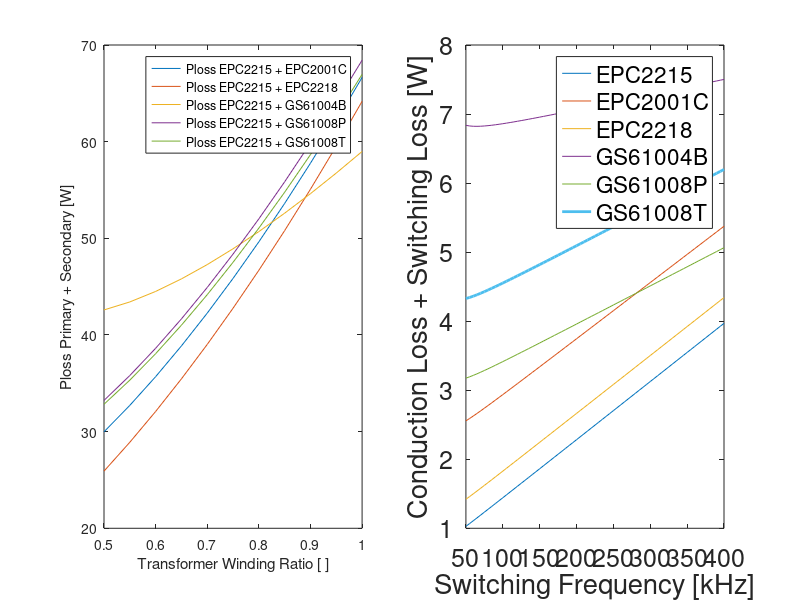
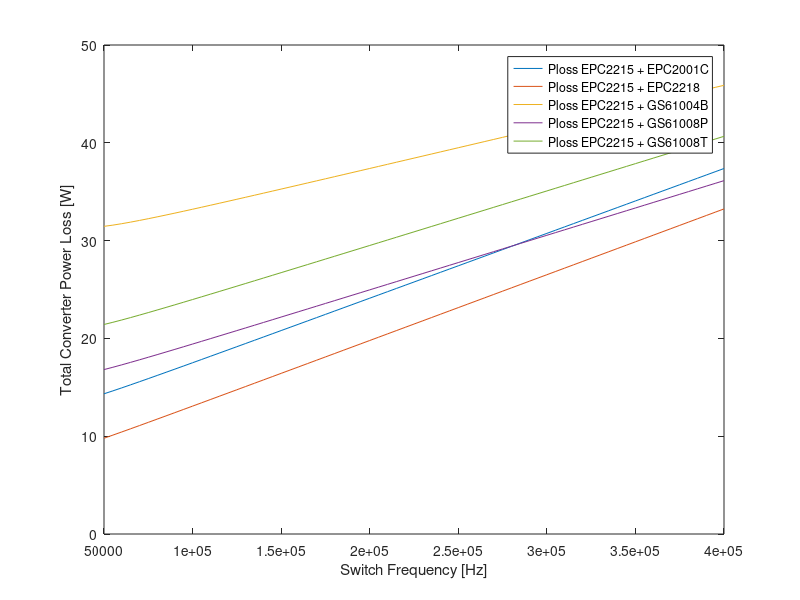
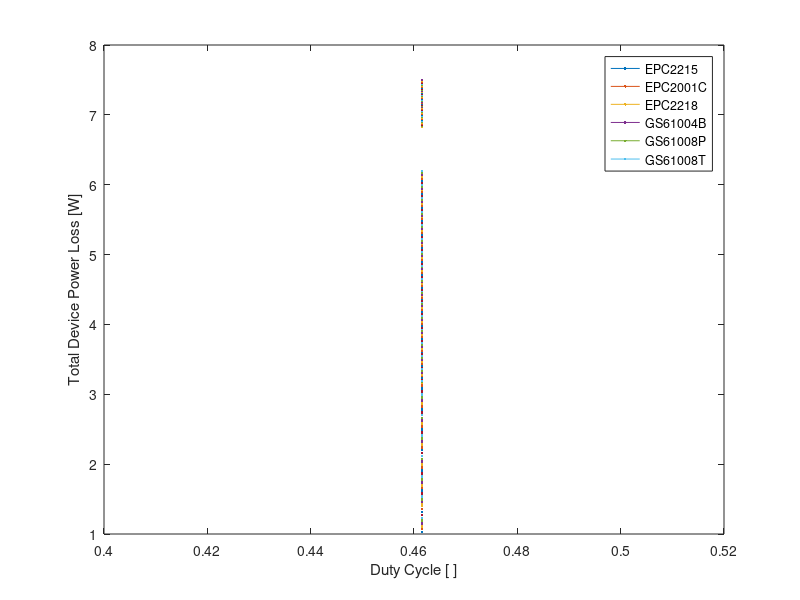

Recreate these plots in MATLAB, in order.
%% 

clc,clear,close all

%%%%%%%%%%%%%%%%%%%%%%%%%%%%%%%%%%%%%%%%%%%%%%%%%%%%%%%%%%%%%%
% Determine Optimal Transformer Winding Ratio and Duty Cycle
%%%%%%%%%%%%%%%%%%%%%%%%%%%%%%%%%%%%%%%%%%%%%%%%%%%%%%%%%%%%%%

Vin = 130; Vo = 60; Io = 25; Po = Vo*Io; Iin = Po/Vin; 
L = 50e-6;
fs = 200e3;
Ts = 1/fs;

n = [0.5:0.05:1];
d = Vo./(Vin*2.*n);

deltaI_L = (n.*Vin-Vo).*1./L.*d.*Ts;
Ilmax = Io+deltaI_L./2;
Ilmin = Io-deltaI_L./2;
Iswmax = Ilmax.*n; Iswmin=Ilmin.*n;

% Primary
    u_1 = 1/3.*(Iswmin.^2+Iswmin.*Iswmax+Iswmax.^2);
    IpriRMS = sqrt(d.*u_1);
    
    I_D_turnon      = n.*Ilmin;
    I_D_turnoff     = n.*Ilmax;
    V_DS_turnon     = Vin/2;
    V_DS_turnoff    = Vin/2;
    V_DS            = Vin/2;

    V_GS = 5;
    R_gext = 4;
    
    % EPC2215
    %Q_Gtot  = 13.6e-9;  % typ: 13.6e-9 | max: 17.7e-9
    R_DSon  = 8e-3;     % typ: 6e-3 | max: 8e-3
    C_GD = 105.65e-12;
    V_TH = 1.1; % 2.5;
    C_iss_VDS = 1356e-12; % max: 1790e-12;
    R_g  = 0.4;
    R_G = R_g + R_gext;
    Q_GD = 2.1e-9;
    V_gp = 2.1;

    t_ir = R_G * C_iss_VDS*log((V_GS-V_TH)/(V_GS-V_gp));
    t_vf = R_G * C_GD * V_DS/(V_GS-V_gp);
    t_vr = R_G * C_GD * V_DS/V_gp;
    t_if = R_G * C_iss_VDS*log(V_gp/V_TH);
    P_sw_EPC2215  = 0.5*V_DS.*I_D_turnon*(t_ir+t_vf).*fs + 0.5*V_DS.*I_D_turnoff*(t_if+t_vr).*fs;
    P_con_EPC2215 = R_DSon * IpriRMS.^2;

    P_tot_EPC2215 = P_con_EPC2215 + P_sw_EPC2215;


% Secondary
    u_2 = 1/3.*(Ilmin.^2+Ilmin.*Ilmax+Ilmax.^2); %on time: d
    u_3 = 1/3.*((Ilmax/2).^2+(Ilmax/2).*(Ilmin/2)+(Ilmin/2).^2);
    IsecRMS = sqrt(u_2.*d+u_3.*(0.5-d)+u_3.*(0.5-d));

    I_D_turnon      = Ilmin/2;
    I_D_turnoff     = Ilmax/2;
    V_DS_turnon     = n.*Vin;
    V_DS_turnoff    = n.*Vin;
    V_DS            = n.*Vin;
    
    V_GS = 5;
    R_gext = 4;
    
    % EPC2001C
    %Q_Gtot  = 7.5e-9;   % typ: 7.5e-9 | max: 9e-9
    R_DSon  = 7e-3;     % typ: 5.6e-3 | max: 7e-3 
    C_GD = 0.1161e-9;
    V_TH = 1.4; % 2.5;
    C_iss_VDS = 770e-12;
    R_g  = 0.3;
    R_G = R_g + R_gext;
    Q_GD = 1.2e-9; % 2e-9;
    V_gp = 2.35;

    t_ir = R_G * C_iss_VDS*log((V_GS-V_TH)/(V_GS-V_gp));
    t_vf = R_G * C_GD * V_DS/(V_GS-V_gp);
    t_vr = R_G * C_GD * V_DS/V_gp;
    t_if = R_G .* C_iss_VDS.*log(V_gp/V_TH);
    P_sw_EPC2001C    = 0.5.*V_DS.*I_D_turnon.*(t_ir+t_vf).*fs + 0.5.*V_DS.*I_D_turnoff.*(t_if+t_vr).*fs;
    P_con_EPC2001C   = R_DSon * IsecRMS.^2;

    P_tot_EPC2001C   = P_con_EPC2001C + P_sw_EPC2001C;
    
    % EPC2218
    %Q_Gtot  = 10.5e-9;  % typ: 10.5e-9 | max: 13.6e-9
    R_DSon  = 3.2e-3;   % typ: 2.4e-3  | max: 3.2e-3
    C_GD = 108.27e-12;
    V_TH = 1.1; % 2.5;
    C_iss_VDS = 1189e-12; 
    R_g  = 0.4;
    R_G = R_g + R_gext;
    Q_GD = 1.5e-9;
    V_gp = 2;

    t_ir = R_G * C_iss_VDS*log((V_GS-V_TH)/(V_GS-V_gp));
    t_vf = R_G * C_GD * V_DS/(V_GS-V_gp);
    t_vr = R_G * C_GD * V_DS/V_gp;
    t_if = R_G * C_iss_VDS*log(V_gp/V_TH);
    P_sw_EPC2218    = 0.5.*V_DS.*I_D_turnon.*(t_ir+t_vf).*fs + 0.5.*V_DS.*I_D_turnoff.*(t_if+t_vr).*fs;
    P_con_EPC2218   = R_DSon * IsecRMS.^2;

    P_tot_EPC2218   = P_con_EPC2218 + P_sw_EPC2218;

    % GaN Systems: GS61004B
    %Q_Gtot  = 3.3e-9;   % typ: 3.3e-9 | max: ?
    R_DSon  = 22e-3;    % typ: 16e-3  | max: 22e-3
    C_GD = 33.67e-12;
    V_TH = 1.7; % 2.6;
    C_iss_VDS = 260e-12;
    R_g  = 0.9;
    R_G = R_g + R_gext;
    Q_GD = 0.7e-9;
    V_gp = 3.5;

    t_ir = R_G * C_iss_VDS*log((V_GS-V_TH)/(V_GS-V_gp));
    t_vf = R_G * C_GD * V_DS/(V_GS-V_gp);
    t_vr = R_G * C_GD * V_DS/V_gp;
    t_if = R_G * C_iss_VDS*log(V_gp/V_TH);
    P_sw_GS61004B    = 0.5.*V_DS.*I_D_turnon.*(t_ir+t_vf).*fs + 0.5.*V_DS.*I_D_turnoff.*(t_if+t_vr).*fs;
    P_con_GS61004B   = R_DSon * IsecRMS.^2;

    P_tot_GS61004B   = P_con_GS61004B + P_sw_GS61004B;
    
    % GaN Systems: GS61008P
    %Q_Gtot  = 8e-9;     % typ: 8e-9 | max: ?
    R_DSon  = 9.5e-3;   % typ: 7e-3 | max: 9.5e-3
    C_GD = 84.965e-12;
    V_TH = 1.7; % 2.6;
    C_iss_VDS = 600e-12; 
    R_g  = 0.8;
    R_G = R_g + R_gext;
    Q_GD = 1.7e-9;
    V_gp = 3.5;

    t_ir = R_G * C_iss_VDS*log((V_GS-V_TH)/(V_GS-V_gp));
    t_vf = R_G * C_GD * V_DS/(V_GS-V_gp);
    t_vr = R_G * C_GD * V_DS/V_gp;
    t_if = R_G * C_iss_VDS*log(V_gp/V_TH);
    P_sw_GS61008P    = 0.5.*V_DS.*I_D_turnon.*(t_ir+t_vf).*fs + 0.5.*V_DS.*I_D_turnoff.*(t_if+t_vr).*fs;
    P_con_GS61008P   = R_DSon * IsecRMS.^2;

    P_tot_GS61008P   = P_con_GS61008P + P_sw_GS61008P;
    
    % GaN Systems: GS61008T
    %Q_Gtot  = 8e-9;     % typ: 8e-9 | max: ?
    R_DSon  = 9.5e-3;   % typ: 7e-3 | max: 9.5e-3
    C_GD = 84.965e-12;
    V_TH = 1.7; % 2.6;
    C_iss_VDS = 600e-12;
    R_g  = 0.6;
    R_G = R_g + R_gext;
    Q_GD = 1.7e-9;
    V_gp = 3.5;

    t_ir = R_G * C_iss_VDS*log((V_GS-V_TH)/(V_GS-V_gp));
    t_vf = R_G * C_GD * V_DS/(V_GS-V_gp);
    t_vr = R_G * C_GD * V_DS/V_gp;
    t_if = R_G * C_iss_VDS*log(V_gp/V_TH);
    P_sw_GS61008T    = 0.5.*V_DS.*I_D_turnon.*(t_ir+t_vf).*fs + 0.5.*V_DS.*I_D_turnoff.*(t_if+t_vr).*fs;
    P_con_GS61008T   = R_DSon * IsecRMS.^2;

    P_tot_GS61008T   = P_con_GS61008T + P_sw_GS61008T;
    
% Total Converter Power Loss
    % Primary Switch:     EPC2215
    % Secondary Switches: EPC2001C, EPC2218, GS61004B, GS61008P, GS61008T
    
    P_loss_EPC2215_EPC2001C = P_tot_EPC2215*4 + P_tot_EPC2001C*4;
    P_loss_EPC2215_EPC2218  = P_tot_EPC2215*4 + P_tot_EPC2218*4;
    P_loss_EPC2215_GS61004B = P_tot_EPC2215*4 + P_tot_GS61004B*4;
    P_loss_EPC2215_GS61008P = P_tot_EPC2215*4 + P_tot_GS61008P*4;
    P_loss_EPC2215_GS61008T = P_tot_EPC2215*4 + P_tot_GS61008T*4;
    
    figure(1)
    subplot(1,2,1)
    plot(n,P_loss_EPC2215_EPC2001C, n,P_loss_EPC2215_EPC2218, n,P_loss_EPC2215_GS61004B, n,P_loss_EPC2215_GS61008P, n,P_loss_EPC2215_GS61008T)
    legend('Ploss EPC2215 + EPC2001C','Ploss EPC2215 + EPC2218','Ploss EPC2215 + GS61004B','Ploss EPC2215 + GS61008P','Ploss EPC2215 + GS61008T')
    ylabel('Ploss Primary + Secondary [W]')
    xlabel('Transformer Winding Ratio [ ]')
    
    subplot(1,2,2)
    plot(d,P_loss_EPC2215_EPC2001C, d,P_loss_EPC2215_EPC2218, d,P_loss_EPC2215_GS61004B, d,P_loss_EPC2215_GS61008P, d,P_loss_EPC2215_GS61008T)
    legend('Ploss EPC2215 + EPC2001C','Ploss EPC2215 + EPC2218','Ploss EPC2215 + GS61004B','Ploss EPC2215 + GS61008P','Ploss EPC2215 + GS61008T')
    ylabel('Ploss Primary + Secondary [W]')
    xlabel('Duty cycle [ ]')
    
    figure(2)
    plot(n,P_tot_EPC2215, n,P_tot_EPC2001C, n,P_tot_EPC2218, n,P_tot_GS61004B, n,P_tot_GS61008P, n,P_tot_GS61008T)
    legend('EPC2215','EPC2001C','EPC2218','GS61004B','GS61008P','GS61008T')
    ylabel('Total Device Power Loss [W]')
    xlabel('Switch Frequency [Hz]')
    
%%

clc,clear,close all

%%%%%%%%%%%%%%%%%%%%%%%%%%%%%%%
% FET losses vs frequency
%%%%%%%%%%%%%%%%%%%%%%%%%%%%%%%

Vin = 130; Vo = 60; Io = 25; Po = Vo*Io; Iin = Po/Vin; 
fs = [50e3 100e3 150e3 200e3 250e3 300e3 350e3 400e3];
fs = 50e3:5e3:400e3;
Ts = 1./fs; 
L = 4e-6;
n = 0.5;
d = Vo/(Vin*2*n);   % Vo/Vin = 2nD

%fs = 200e3;
%d = 0.01:0.01:0.5;

deltaI_L = (n.*Vin-Vo).*1./L.*d.*Ts;
%deltaI_L = 0.2*Io*[1 1 1 1 1 1 1 1];
Ilmax = Io+deltaI_L./2;
Ilmin = Io-deltaI_L./2;
Iswmax = Ilmax.*n; Iswmin=Ilmin.*n;

% Primary
    u_1 = 1/3.*(Iswmin.^2+Iswmin.*Iswmax+Iswmax.^2);
    IpriRMS = sqrt(d.*u_1);
    
    I_D_turnon      = n.*Ilmin;
    I_D_turnoff     = n.*Ilmax;
    V_DS_turnon     = Vin/2;
    V_DS_turnoff    = Vin/2;
    V_DS            = Vin/2;    
    
    V_GS = 5;
    R_gext = 4;
    
    % EPC2215
    %Q_Gtot  = 13.6e-9;  % typ: 13.6e-9 | max: 17.7e-9
    R_DSon  = 8e-3;     % typ: 6e-3 | max: 8e-3
%     R_DSon = 8e-3*1.24; % at 63.8 degrees
%     R_DSon = 8e-3*1.25; % at 65.5 degrees
    C_GD = 105.65e-12;
    V_TH = 1.1; % 2.5;
    C_iss_VDS = 1356e-12; % max: 1790e-12;
    R_g  = 0.4;
    R_G = R_g + R_gext;
    R_G = 3;
    Q_GD = 2.1e-9;
    V_gp = 2.1;

    t_ir = R_G * C_iss_VDS*log((V_GS-V_TH)/(V_GS-V_gp));
    t_vf = R_G * C_GD * V_DS/(V_GS-V_gp);
    t_vr = R_G * C_GD * V_DS/V_gp;
    t_if = R_G * C_iss_VDS*log(V_gp/V_TH);
%     tir = t_ir
%     rg = R_G
%     cgd = C_GD
%     vgs = V_GS
%     vgp = V_gp
%     tif = t_if 
    P_sw_EPC2215  = 0.5*V_DS.*I_D_turnon*(t_ir+t_vf).*fs + 0.5*V_DS.*I_D_turnoff*(t_if+t_vr).*fs;
    P_con_EPC2215 = R_DSon * IpriRMS.^2;

    P_tot_EPC2215 = P_con_EPC2215 + P_sw_EPC2215;
    P_tot_EPC2215(4);

    
% Secondary
    u_2 = 1/3.*(Ilmin.^2+Ilmin.*Ilmax+Ilmax.^2); %on time: d
    u_3 = 1/3.*((Ilmax/2).^2+(Ilmax/2).*(Ilmin/2)+(Ilmin/2).^2);
    IsecRMS = sqrt(u_2.*d+u_3.*(0.5-d)+u_3.*(0.5-d));

    I_D_turnon      = Ilmin/2;
    I_D_turnoff     = Ilmax/2;
    V_DS_turnon     = n.*Vin;
    V_DS_turnoff    = n.*Vin;
    V_DS            = n.*Vin;
    
    V_GS = 5;
    R_gext = 4;
    
    % EPC2001C
    %Q_Gtot  = 7.5e-9;   % typ: 7.5e-9 | max: 9e-9
    R_DSon  = 7e-3;     % typ: 5.6e-3 | max: 7e-3 
    C_GD = 0.1161e-9;
    V_TH = 1.4; % 2.5;
    C_iss_VDS = 770e-12;
    R_g  = 0.3;
    R_G = R_g + R_gext;
    R_G = 3;
    Q_GD = 1.2e-9; % 2e-9;
    V_gp = 2.35;

    t_ir = R_G * C_iss_VDS*log((V_GS-V_TH)/(V_GS-V_gp));
    t_vf = R_G * C_GD * V_DS/(V_GS-V_gp);
    t_vr = R_G * C_GD * V_DS/V_gp;
    t_if = R_G .* C_iss_VDS.*log(V_gp/V_TH);
    P_sw_EPC2001C    = 0.5.*V_DS.*I_D_turnon.*(t_ir+t_vf).*fs + 0.5.*V_DS.*I_D_turnoff.*(t_if+t_vr).*fs;
    P_con_EPC2001C   = R_DSon * IsecRMS.^2;

    P_tot_EPC2001C   = P_con_EPC2001C + P_sw_EPC2001C;
    
    % EPC2218
    %Q_Gtot  = 10.5e-9;  % typ: 10.5e-9 | max: 13.6e-9
    R_DSon  = 3.2e-3;   % typ: 2.4e-3  | max: 3.2e-3
%     R_DSon  = 3.2e-3*1.3327; % at 74 degrees
%     R_DSon  = 3.2e-3*1.3567; % at 77 degrees
    C_GD = 108.27e-12;
    V_TH = 1.1; % 2.5;
    C_iss_VDS = 1189e-12; 
    R_g  = 0.4;
    R_G = R_g + R_gext;
    R_G = 3;
    Q_GD = 1.5e-9;
    V_gp = 2;

    t_ir = R_G * C_iss_VDS*log((V_GS-V_TH)/(V_GS-V_gp));
    t_vf = R_G * C_GD * V_DS/(V_GS-V_gp);
    t_vr = R_G * C_GD * V_DS/V_gp;
    t_if = R_G * C_iss_VDS*log(V_gp/V_TH);
    P_sw_EPC2218    = 0.5.*V_DS.*I_D_turnon.*(t_ir+t_vf).*fs + 0.5.*V_DS.*I_D_turnoff.*(t_if+t_vr).*fs;
    P_con_EPC2218   = R_DSon * IsecRMS.^2;

    P_tot_EPC2218   = P_con_EPC2218 + P_sw_EPC2218;
    P_tot_EPC2218(4);
    
    % GaN Systems: GS61004B
    V_GS = 6;

    %Q_Gtot  = 3.3e-9;   % typ: 3.3e-9 | max: ?
    R_DSon  = 22e-3;    % typ: 16e-3  | max: 22e-3
%     R_DSon  = 22e-3*1.4367; % at 75 degrees
%     R_DSon  = 22e-3*1.6; % at 92 degrees
%     R_DSon  = 22e-3*1.668; % at 99 degrees
%     R_DSon  = 22e-3*1.7; % at 102 degrees
    C_GD = 33.67e-12;
    V_TH = 1.7; % 2.6;
    C_iss_VDS = 260e-12;
    R_g  = 0.9;
    R_G = R_g + R_gext;
    R_G = 3;
    Q_GD = 0.7e-9;
    V_gp = 3.5;

    t_ir = R_G * C_iss_VDS*log((V_GS-V_TH)/(V_GS-V_gp));
    t_vf = R_G * C_GD * V_DS/(V_GS-V_gp);
    t_vr = R_G * C_GD * V_DS/V_gp;
    t_if = R_G * C_iss_VDS*log(V_gp/V_TH);
    P_sw_GS61004B    = 0.5.*V_DS.*I_D_turnon.*(t_ir+t_vf).*fs + 0.5.*V_DS.*I_D_turnoff.*(t_if+t_vr).*fs;
    P_con_GS61004B   = R_DSon * IsecRMS.^2;

    P_tot_GS61004B   = P_con_GS61004B + P_sw_GS61004B;
    P_tot_GS61004B(4);
    
    % GaN Systems: GS61008P
    %Q_Gtot  = 8e-9;     % typ: 8e-9 | max: ?
    R_DSon  = 9.5e-3;   % typ: 7e-3 | max: 9.5e-3
    C_GD = 84.965e-12;
    V_TH = 1.7; % 2.6;
    C_iss_VDS = 600e-12;
    R_g  = 0.8;
    R_G = R_g + R_gext;
    R_G = 3;
    Q_GD = 1.7e-9;
    V_gp = 3.5;

    t_ir = R_G * C_iss_VDS*log((V_GS-V_TH)/(V_GS-V_gp));
    t_vf = R_G * C_GD * V_DS/(V_GS-V_gp);
    t_vr = R_G * C_GD * V_DS/V_gp;
    t_if = R_G * C_iss_VDS*log(V_gp/V_TH);
    P_sw_GS61008P    = 0.5.*V_DS.*I_D_turnon.*(t_ir+t_vf).*fs + 0.5.*V_DS.*I_D_turnoff.*(t_if+t_vr).*fs;
    P_con_GS61008P   = R_DSon * IsecRMS.^2;

    P_tot_GS61008P   = P_con_GS61008P + P_sw_GS61008P;
    
    % GaN Systems: GS61008T
    %Q_Gtot  = 8e-9;     % typ: 8e-9 | max: ?
    R_DSon  = 9.5e-3;   % typ: 7e-3 | max: 9.5e-3
%    R_DSon  = 9.5e-3*1.339; % at 66 degrees
    R_DSon  = 9.5e-3*1.3969; % at 71 degrees
    C_GD = 84.965e-12;
    V_TH = 1.7; % 2.6;
    C_iss_VDS = 600e-12;
    R_g  = 0.6;
    R_G = R_g + R_gext;
    R_G = 3;
    Q_GD = 1.7e-9;
    V_gp = 3.5;

    t_ir = R_G * C_iss_VDS*log((V_GS-V_TH)/(V_GS-V_gp));
    t_vf = R_G * C_GD * V_DS/(V_GS-V_gp);
    t_vr = R_G * C_GD * V_DS/V_gp;
    t_if = R_G * C_iss_VDS*log(V_gp/V_TH);

    P_sw_GS61008T    = 0.5.*V_DS.*I_D_turnon.*(t_ir+t_vf).*fs + 0.5.*V_DS.*I_D_turnoff.*(t_if+t_vr).*fs;
    P_con_GS61008T   = R_DSon * IsecRMS.^2;

    P_tot_GS61008T   = P_con_GS61008T + P_sw_GS61008T;
    
%     P_con_GS61008T(4)
%     P_sw_GS61008T(4)
%     P_tot_GS61008T(4)
    
% Total Converter Power Loss
    % Primary Switch:     EPC2215
    % Secondary Switches: EPC2001C, EPC2218, GS61004B, GS61008P, GS61008T
    
    P_loss_EPC2215_EPC2001C = P_tot_EPC2215*4 + P_tot_EPC2001C*4;
    P_loss_EPC2215_EPC2218  = P_tot_EPC2215*4 + P_tot_EPC2218*4;
    P_loss_EPC2215_GS61004B = P_tot_EPC2215*4 + P_tot_GS61004B*4;
    P_loss_EPC2215_GS61008P = P_tot_EPC2215*4 + P_tot_GS61008P*4;
    P_loss_EPC2215_GS61008T = P_tot_EPC2215*4 + P_tot_GS61008T*4;
    
figure(1)
plot(fs*1e-3,P_tot_EPC2215, fs*1e-3,P_tot_EPC2001C, fs*1e-3,P_tot_EPC2218, fs*1e-3,P_tot_GS61004B, fs*1e-3,P_tot_GS61008P, fs*1e-3,P_tot_GS61008T,'LineWidth',2)
legend('EPC2215','EPC2001C','EPC2218','GS61004B','GS61008P','GS61008T')
ylabel('Conduction Loss + Switching Loss [W]','FontSize',18)
xlabel('Switching Frequency [kHz]','FontSize',18)
set(gca, 'FontSize', 18)
    
figure(2)
plot(fs,P_loss_EPC2215_EPC2001C, fs,P_loss_EPC2215_EPC2218, fs,P_loss_EPC2215_GS61004B, fs,P_loss_EPC2215_GS61008P, fs,P_loss_EPC2215_GS61008T)
legend('Ploss EPC2215 + EPC2001C','Ploss EPC2215 + EPC2218','Ploss EPC2215 + GS61004B','Ploss EPC2215 + GS61008P','Ploss EPC2215 + GS61008T')
ylabel('Total Converter Power Loss [W]')
xlabel('Switch Frequency [Hz]')

figure(3)
plot(d,P_tot_EPC2215, d,P_tot_EPC2001C, d,P_tot_EPC2218, d,P_tot_GS61004B, d,P_tot_GS61008P, d,P_tot_GS61008T)
legend('EPC2215','EPC2001C','EPC2218','GS61004B','GS61008P','GS61008T')
ylabel('Total Device Power Loss [W]')
xlabel('Duty Cycle [ ]')
